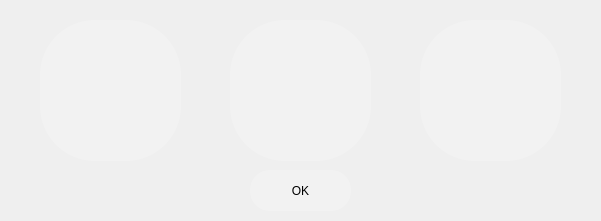
<?xml version="1.0" encoding="UTF-8"?>
<ui version="4.0">
 <class>pickCoin</class>
 <widget class="QFrame" name="pickCoin">
  <property name="geometry">
   <rect>
    <x>0</x>
    <y>0</y>
    <width>601</width>
    <height>221</height>
   </rect>
  </property>
  <property name="windowTitle">
   <string>Frame</string>
  </property>
  <property name="styleSheet">
   <string notr="true">#pickCoin
{
border-image: url(:/images/rule_background.png);
border-radius:55px;
}</string>
  </property>
  <property name="frameShape">
   <enum>QFrame::StyledPanel</enum>
  </property>
  <property name="frameShadow">
   <enum>QFrame::Raised</enum>
  </property>
  <widget class="QToolButton" name="coin1">
   <property name="geometry">
    <rect>
     <x>40</x>
     <y>20</y>
     <width>141</width>
     <height>141</height>
    </rect>
   </property>
   <property name="styleSheet">
    <string notr="true">border-radius:55px;
background-color: rgba(255, 255, 254, 50);</string>
   </property>
   <property name="text">
    <string/>
   </property>
  </widget>
  <widget class="QToolButton" name="coin2">
   <property name="geometry">
    <rect>
     <x>230</x>
     <y>20</y>
     <width>141</width>
     <height>141</height>
    </rect>
   </property>
   <property name="styleSheet">
    <string notr="true">border-radius:55px;background-color: rgba(255, 255, 254, 50);</string>
   </property>
   <property name="text">
    <string/>
   </property>
  </widget>
  <widget class="QToolButton" name="coin3">
   <property name="geometry">
    <rect>
     <x>420</x>
     <y>20</y>
     <width>141</width>
     <height>141</height>
    </rect>
   </property>
   <property name="styleSheet">
    <string notr="true">border-radius:55px;
background-color: rgba(255, 255, 254, 50);</string>
   </property>
   <property name="text">
    <string/>
   </property>
  </widget>
  <widget class="QToolButton" name="OK">
   <property name="geometry">
    <rect>
     <x>250</x>
     <y>170</y>
     <width>101</width>
     <height>41</height>
    </rect>
   </property>
   <property name="styleSheet">
    <string notr="true">border-radius:20px;background-color: rgba(255, 255, 254, 50);font: 16pt &quot;Forte&quot;;</string>
   </property>
   <property name="text">
    <string>OK</string>
   </property>
  </widget>
 </widget>
 <resources/>
 <connections/>
</ui>
